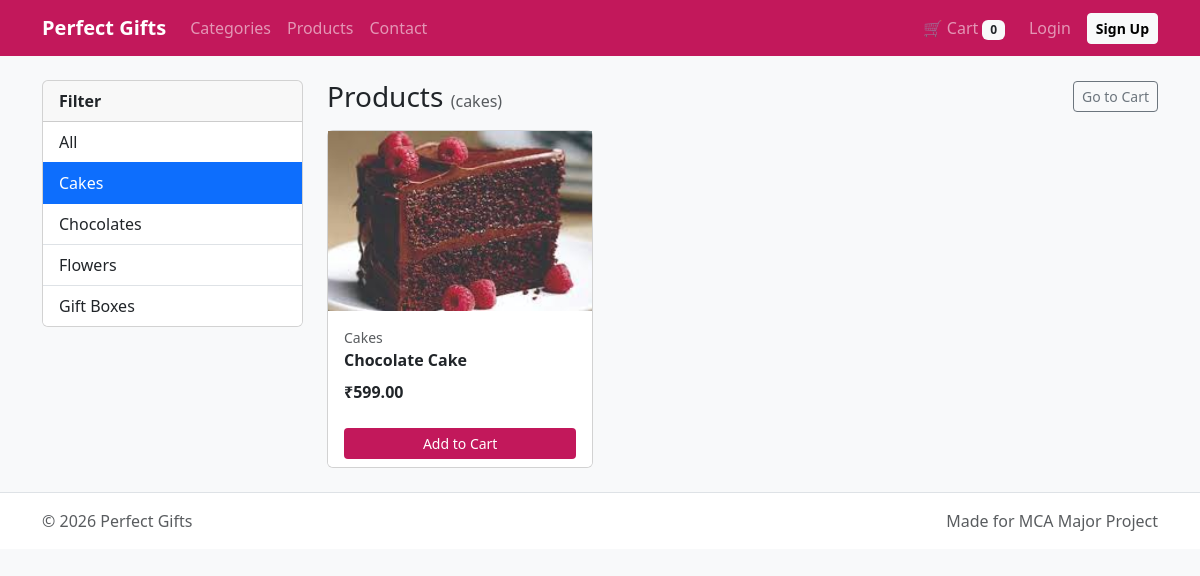
Screenshot of /products.php?cat=cakes with the database file from the repository.
### tables this page shows
CREATE TABLE categories (
  id INT AUTO_INCREMENT PRIMARY KEY,
  name VARCHAR(80) NOT NULL,
  slug VARCHAR(120) NOT NULL UNIQUE,
  image VARCHAR(255) NULL,
  status TINYINT(1) NOT NULL DEFAULT 1,
  created_at DATETIME NOT NULL DEFAULT CURRENT_TIMESTAMP
);

CREATE TABLE products (
  id INT AUTO_INCREMENT PRIMARY KEY,
  category_id INT NOT NULL,
  name VARCHAR(120) NOT NULL,
  slug VARCHAR(160) NOT NULL UNIQUE,
  description TEXT NULL,
  price DECIMAL(10,2) NOT NULL DEFAULT 0,
  stock INT NOT NULL DEFAULT 0,
  image VARCHAR(255) NULL,
  status TINYINT(1) NOT NULL DEFAULT 1,
  created_at DATETIME NOT NULL DEFAULT CURRENT_TIMESTAMP,
  CONSTRAINT fk_products_category
    FOREIGN KEY (category_id) REFERENCES categories(id)
    ON UPDATE CASCADE ON DELETE RESTRICT
);

### helpers/functions.php (called while the page is built, shortened)
<?php
function e(string $value): string {
    return htmlspecialchars($value, ENT_QUOTES, 'UTF-8');
}
function url(string $base_path, string $path): string {
    $path = '/' . ltrim($path, '/');
    return $base_path . $path;
}
?>

### products.php (the view, shortened to what this page needs)
<?php
require __DIR__ . '/config/bootstrap.php';
$catSlug = isset($_GET['cat']) ? trim((string)$_GET['cat']) : '';
$params = [];
$where = "WHERE p.status=1";
if ($catSlug !== '') {
    $where .= " AND c.slug = :slug";
    $params[':slug'] = $catSlug;
}
$sql = "SELECT p.id,p.name,p.slug,p.price,p.image,p.description,c.name AS category,c.slug AS cat_slug
        FROM products p
        JOIN categories c ON c.id=p.category_id
        $where
        ORDER BY p.created_at DESC";
$stmt = $pdo->prepare($sql);
$stmt->execute($params);
$products = $stmt->fetchAll();
$cats = $pdo->query("SELECT name,slug FROM categories WHERE status=1 ORDER BY name")->fetchAll();
include __DIR__ . '/includes/top.php';
?>
<div class="row">
  <div class="col-lg-3 mb-3">
    <div class="card">
      <div class="card-header fw-semibold">Filter</div>
      <div class="list-group list-group-flush">
        <a class="list-group-item <?= $catSlug===''?'active':'' ?>" href="<?= e(url($base_path,'products.php')) ?>">All</a>
        <?php foreach ($cats as $c): ?>
          <a class="list-group-item <?= ($catSlug===$c['slug'])?'active':'' ?>"
             href="<?= e(url($base_path,'products.php?cat=' . urlencode($c['slug']))) ?>">
            <?= e($c['name']) ?>
          </a>
        <?php endforeach; ?>
      </div>
    </div>
  </div>
  <div class="col-lg-9">
    <div class="d-flex justify-content-between align-items-center mb-3">
      <h3 class="mb-0">Products <?= $catSlug ? '<span class="text-muted fs-6">(' . e($catSlug) . ')</span>' : '' ?></h3>
      <a class="btn btn-outline-secondary btn-sm" href="<?= e(url($base_path,'cart.php')) ?>">Go to Cart</a>
    </div>
    <div class="row g-3">
      <?php foreach ($products as $p): ?>
        <div class="col-6 col-md-4">
          <div class="card card-hover h-100">
            <a href="<?= e(url($base_path,'product.php?slug=' . urlencode($p['slug']))) ?>" class="text-decoration-none text-dark">
              <img class="img-cover" src="<?= e($p['image'] ?: 'images/banner.jpg') ?>" alt="">
              <div class="card-body">
                <div class="small text-muted"><?= e($p['category']) ?></div>
                <div class="fw-semibold"><?= e($p['name']) ?></div>
                <div class="mt-2 fw-bold">₹<?= e(number_format((float)$p['price'],2)) ?></div>
              </div>
            </a>
            <div class="card-footer bg-white border-0">
              <form method="post" action="<?= e(url($base_path,'cart_action.php')) ?>">
                <button class="btn btn-sm w-100" style="background:#c2185b;color:#fff">Add to Cart</button>
              </form>
            </div>
          </div>
        </div>
      <?php endforeach; ?>
    </div>
  </div>
</div>
<?php include __DIR__ . '/includes/bottom.php'; ?>

### assets/css/style.css (style rules this page uses)
.card-hover { transition: transform .2s ease, box-shadow .2s ease; }
.img-cover { width: 100%; height: 180px; object-fit: cover; }

### rows the page displays
categories: name "Cakes"
categories: name "Chocolates"
categories: name "Flowers"
categories: name "Gift Boxes"
products: image (picture), category.name "Cakes", name "Chocolate Cake", price "599.00"

### other values shown
$app_name "Perfect Gifts"
$cartCount "0"
$catSlug "cakes"
